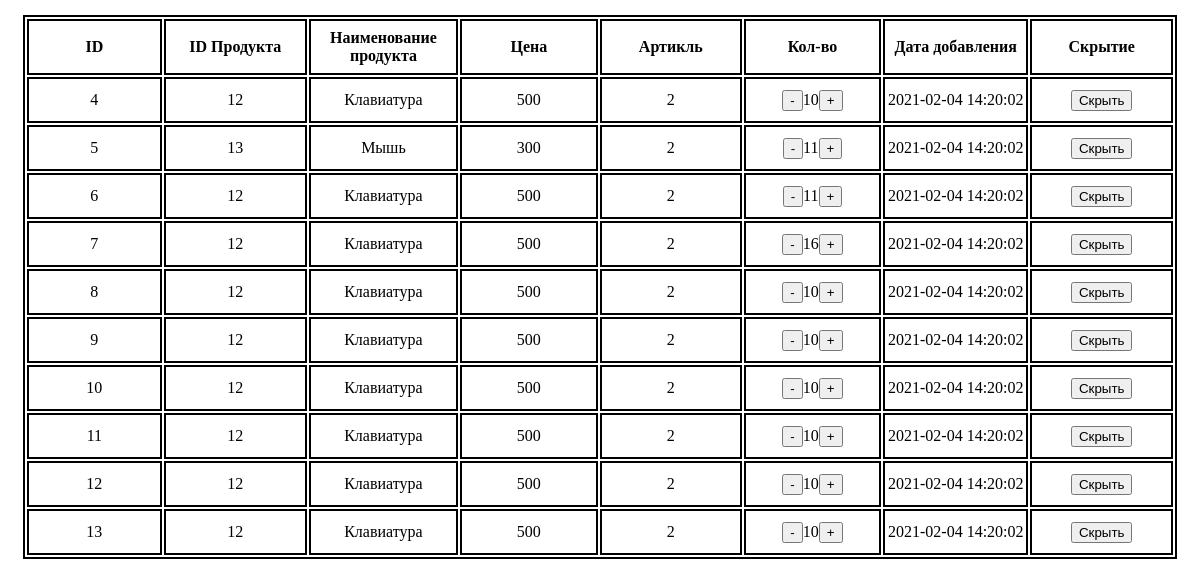
The page / on the database its author committed.
### tables this page shows
CREATE TABLE `products` (
  `ID` int NOT NULL,
  `PRODUCT_ID` int NOT NULL,
  `PRODUCT_NAME` varchar(255) DEFAULT NULL,
  `PRODUCT_PRICE` int DEFAULT NULL,
  `PRODUCT_ARTICLE` int DEFAULT NULL,
  `PRODUCT_QUANTITY` int DEFAULT NULL,
  `DATE_CREATE` datetime NOT NULL DEFAULT CURRENT_TIMESTAMP,
  `IS_HIDE` tinyint(1) DEFAULT '0'
);

### CProducts.php (the view)
<?php
class CProducts{
    private $products;
    public function __construct($products=NULL){
        $this->products = $products;
    }
    public function set($products){
        return $this->products = $products;
    }
    public function get($limit=Null){
        include('includes/db.php');
        $query = "SELECT * FROM products WHERE IS_HIDE = false ORDER BY DATE_CREATE DESC ";
        if($limit != NULL){
            $query .= "LIMIT $limit";
        };
        $result = $mysqli->query($query) or die($mysqli->error);
        return $this->set($result);
    }
    public function show(){
        $result = $this->products;
         echo "<table>
            <tr>
               <th>ID</th>
               <th>ID Продукта</th>
               <th>Наименование продукта</th>
               <th>Цена</th><th>Артикль</th>
               <th>Кол-во</th>
               <th>Дата добавления</th>
               <th>Скрытие</th>
            </tr>";
        while ($row = mysqli_fetch_array($result)) {
          echo "<tr id = $row[0]>
          <td>$row[0]</td>
          <td>$row[1]</td>
          <td>$row[2]</td>
          <td>$row[3]</td>
          <td>$row[4]</td>
          <td><button onclick=decrease($row[0])>-</button><span>$row[5]</span><button onclick=increase($row[0])>+</button></td>
          <td>$row[6]</td>
          <td><button onclick=hide_row($row[0])>Скрыть</button></td>
        </tr>";
        }
         echo "</table>";
    }
}
?>

### index.php (shortened to what this page needs)
<!DOCTYPE html>
<html lang="en">
<head>
   <link rel="stylesheet" href="style.css">
</head>
<body>
      <?php
      include("CProducts.php");
      $products = new CProducts;
      $products->get(10);
      $products->show();
?>
</body>
</html>

### style.css (style rules this page uses)
table { border: 2px solid black; margin: 15px; }
td { border: 2px solid black; text-align: center; height: 40px; }
th { border: 2px solid black; width: 150px; height: 50px; }

### rows shown on the page
products: ID "4", PRODUCT_ID "12", PRODUCT_NAME "Клавиатура", PRODUCT_PRICE "500", PRODUCT_ARTICLE "2", PRODUCT_QUANTITY "10", DATE_CREATE "2021-02-04 14:20:02"
products: ID "5", PRODUCT_ID "13", PRODUCT_NAME "Мышь", PRODUCT_PRICE "300", PRODUCT_ARTICLE "2", PRODUCT_QUANTITY "11", DATE_CREATE "2021-02-04 14:20:02"
products: ID "6", PRODUCT_ID "12", PRODUCT_NAME "Клавиатура", PRODUCT_PRICE "500", PRODUCT_ARTICLE "2", PRODUCT_QUANTITY "11", DATE_CREATE "2021-02-04 14:20:02"
products: ID "7", PRODUCT_ID "12", PRODUCT_NAME "Клавиатура", PRODUCT_PRICE "500", PRODUCT_ARTICLE "2", PRODUCT_QUANTITY "16", DATE_CREATE "2021-02-04 14:20:02"
products: ID "8", PRODUCT_ID "12", PRODUCT_NAME "Клавиатура", PRODUCT_PRICE "500", PRODUCT_ARTICLE "2", PRODUCT_QUANTITY "10", DATE_CREATE "2021-02-04 14:20:02"
products: ID "9", PRODUCT_ID "12", PRODUCT_NAME "Клавиатура", PRODUCT_PRICE "500", PRODUCT_ARTICLE "2", PRODUCT_QUANTITY "10", DATE_CREATE "2021-02-04 14:20:02"
products: ID "10", PRODUCT_ID "12", PRODUCT_NAME "Клавиатура", PRODUCT_PRICE "500", PRODUCT_ARTICLE "2", PRODUCT_QUANTITY "10", DATE_CREATE "2021-02-04 14:20:02"
products: ID "11", PRODUCT_ID "12", PRODUCT_NAME "Клавиатура", PRODUCT_PRICE "500", PRODUCT_ARTICLE "2", PRODUCT_QUANTITY "10", DATE_CREATE "2021-02-04 14:20:02"
products: ID "12", PRODUCT_ID "12", PRODUCT_NAME "Клавиатура", PRODUCT_PRICE "500", PRODUCT_ARTICLE "2", PRODUCT_QUANTITY "10", DATE_CREATE "2021-02-04 14:20:02"
products: ID "13", PRODUCT_ID "12", PRODUCT_NAME "Клавиатура", PRODUCT_PRICE "500", PRODUCT_ARTICLE "2", PRODUCT_QUANTITY "10", DATE_CREATE "2021-02-04 14:20:02"
